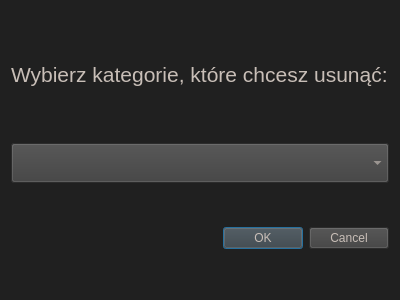
<?xml version="1.0" encoding="UTF-8"?>
<ui version="4.0">
 <class>delete_category_dialog</class>
 <widget class="QDialog" name="delete_category_dialog">
  <property name="geometry">
   <rect>
    <x>0</x>
    <y>0</y>
    <width>400</width>
    <height>300</height>
   </rect>
  </property>
  <property name="minimumSize">
   <size>
    <width>0</width>
    <height>50</height>
   </size>
  </property>
  <property name="windowTitle">
   <string>Dialog</string>
  </property>
  <property name="styleSheet">
   <string notr="true">QDialog { background-color: #202020 }

QLabel { color: #c8beb7 }

QComboBox{ 
	color: #c8beb7;
	background-color: #3e3e3e
}

QDialogButtonBox QPushButton {
	background-color: #3e3e3e;
	color: #c8beb7
}
</string>
  </property>
  <layout class="QGridLayout" name="gridLayout">
   <item row="0" column="0">
    <widget class="QLabel" name="label">
     <property name="sizePolicy">
      <sizepolicy hsizetype="Preferred" vsizetype="Fixed">
       <horstretch>0</horstretch>
       <verstretch>0</verstretch>
      </sizepolicy>
     </property>
     <property name="minimumSize">
      <size>
       <width>0</width>
       <height>50</height>
      </size>
     </property>
     <property name="font">
      <font>
       <pointsize>16</pointsize>
      </font>
     </property>
     <property name="text">
      <string>Wybierz kategorie, które chcesz usunąć:</string>
     </property>
    </widget>
   </item>
   <item row="1" column="0">
    <widget class="QComboBox" name="delete_category_combobox">
     <property name="sizePolicy">
      <sizepolicy hsizetype="Expanding" vsizetype="Fixed">
       <horstretch>0</horstretch>
       <verstretch>0</verstretch>
      </sizepolicy>
     </property>
     <property name="minimumSize">
      <size>
       <width>0</width>
       <height>40</height>
      </size>
     </property>
     <property name="font">
      <font>
       <pointsize>14</pointsize>
      </font>
     </property>
    </widget>
   </item>
   <item row="2" column="0">
    <widget class="QDialogButtonBox" name="buttonBox">
     <property name="orientation">
      <enum>Qt::Horizontal</enum>
     </property>
     <property name="standardButtons">
      <set>QDialogButtonBox::Cancel|QDialogButtonBox::Ok</set>
     </property>
    </widget>
   </item>
  </layout>
 </widget>
 <resources/>
 <connections>
  <connection>
   <sender>buttonBox</sender>
   <signal>accepted()</signal>
   <receiver>delete_category_dialog</receiver>
   <slot>accept()</slot>
   <hints>
    <hint type="sourcelabel">
     <x>248</x>
     <y>254</y>
    </hint>
    <hint type="destinationlabel">
     <x>157</x>
     <y>274</y>
    </hint>
   </hints>
  </connection>
  <connection>
   <sender>buttonBox</sender>
   <signal>rejected()</signal>
   <receiver>delete_category_dialog</receiver>
   <slot>reject()</slot>
   <hints>
    <hint type="sourcelabel">
     <x>316</x>
     <y>260</y>
    </hint>
    <hint type="destinationlabel">
     <x>286</x>
     <y>274</y>
    </hint>
   </hints>
  </connection>
 </connections>
</ui>
